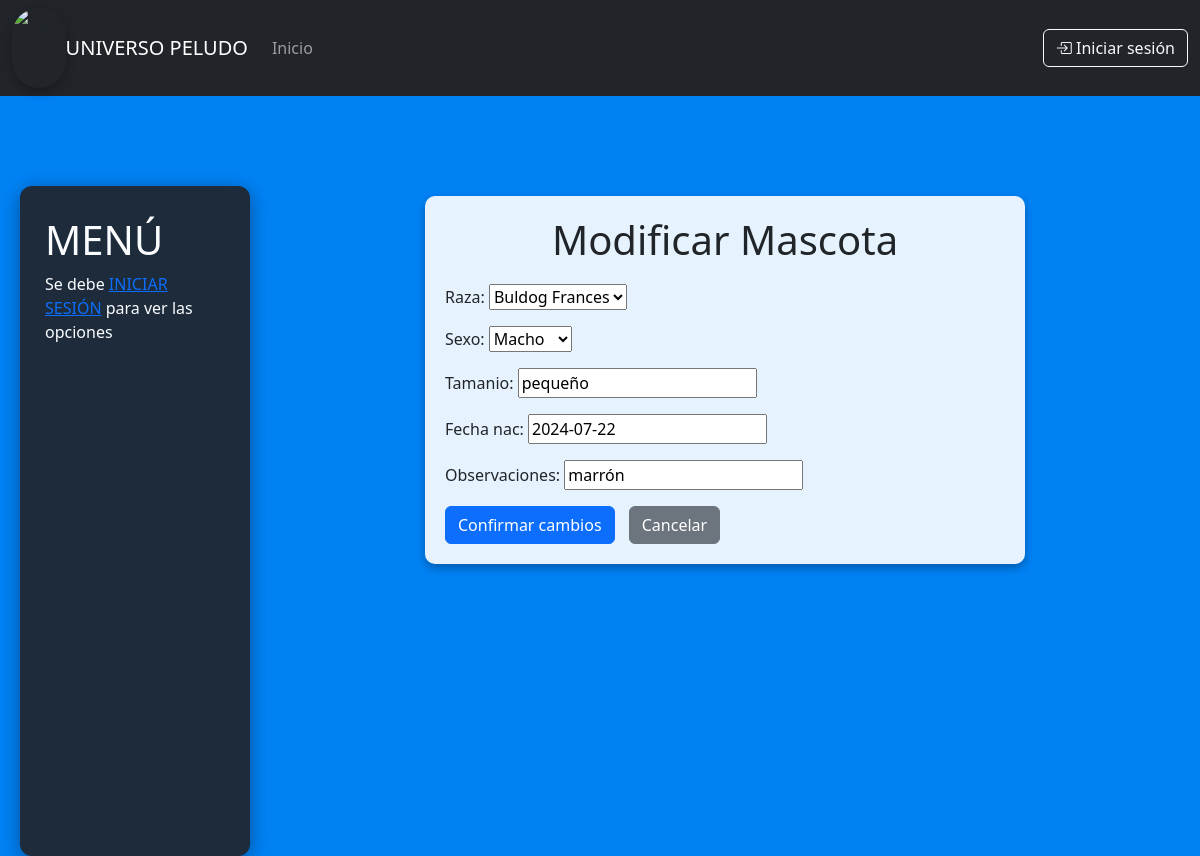
Page /modificar_mascota/4/ on the earlier database version.
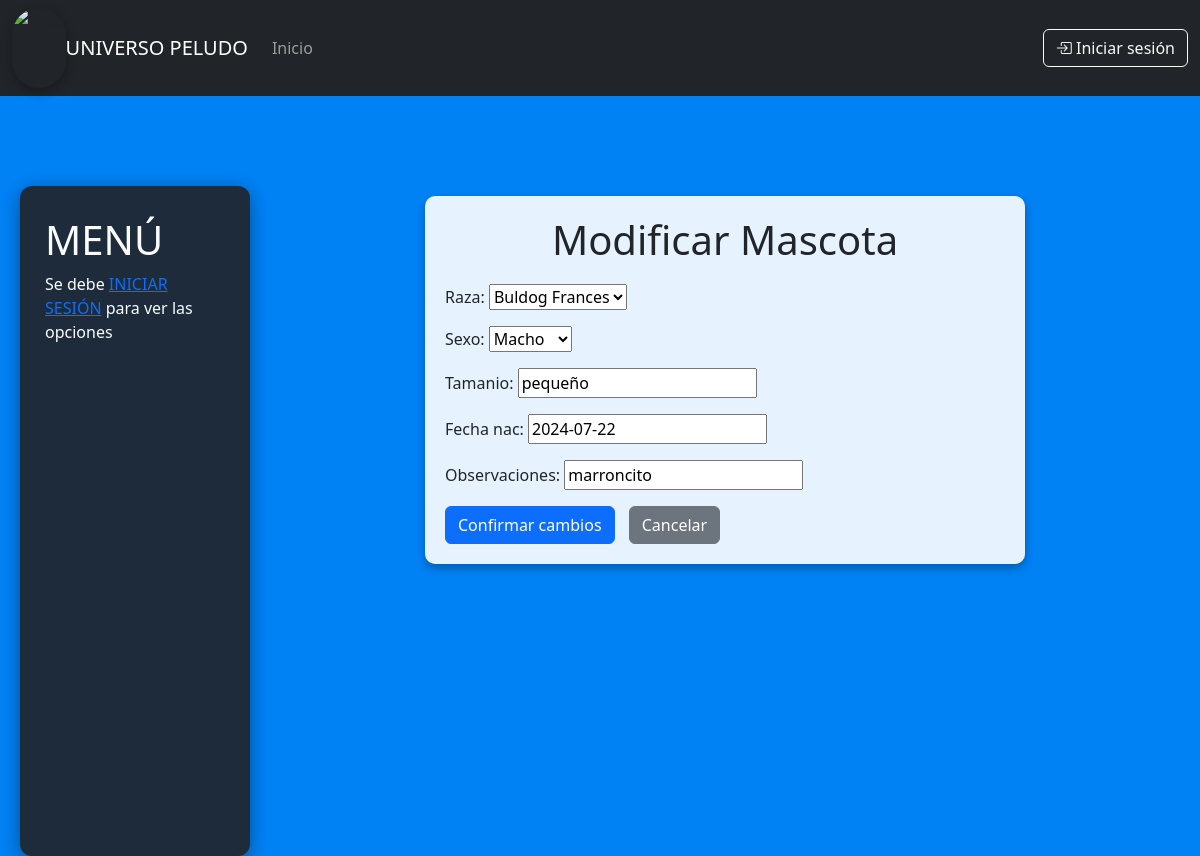
Same page on the later database version.
### apps/core/models.py (models this page shows, shortened)
class Mascotas(models.Model):
    raza = models.ForeignKey(Raza, on_delete=models.SET_NULL, null=True, blank=True, related_name="raza")
    sexo = models.CharField(max_length= 6, choices = SEXO_CHOICES)
    tamanio = models.CharField(max_length=80)
    observaciones = models.CharField(max_length=200)
    fecha_nac = models.DateField()
    created_at = models.DateTimeField(auto_now_add=True)
    updated_at = models.DateTimeField(auto_now=True)

### apps/core/views.py (the view)
# urls.py: path('modificar_mascota/<int:pk>/', ModificarMascota.as_view(), name='modificar_mascotas'),
class ModificarMascota(UpdateView):
    model=Mascotas
    form_class=MascotasForm
    template_name='mascotas/modificarMascota.html'
    success_url=reverse_lazy('listar_mascotas')

### apps/core/forms.py
class MascotasForm(forms.ModelForm):
    class Meta:
        model=Mascotas
        fields=["raza","sexo","tamanio","fecha_nac","observaciones"]

### apps/core/models.py (called while the page is built)
    def __str__(self):
        return f"{self.nombre}"

### apps/core/templates/mascotas/modificarMascota.html (shortened to what this page needs)
{% extends "base.html" %}
{% block content %}
    <div class="form-container">
        <h1>Modificar Mascota</h1>
        <form method="post">
            {{form.as_p}}
            <button type="submit"class="btn btn-primary">Confirmar cambios</button>
            <a href="{% url 'listar_mascotas' %}" class="btn btn-secondary">Cancelar</a>
        </form>
    </div>
{% endblock %}

Differences in the rows shown:
changed Mascotas "Buldog Frances": observaciones "marrón" → "marroncito"
